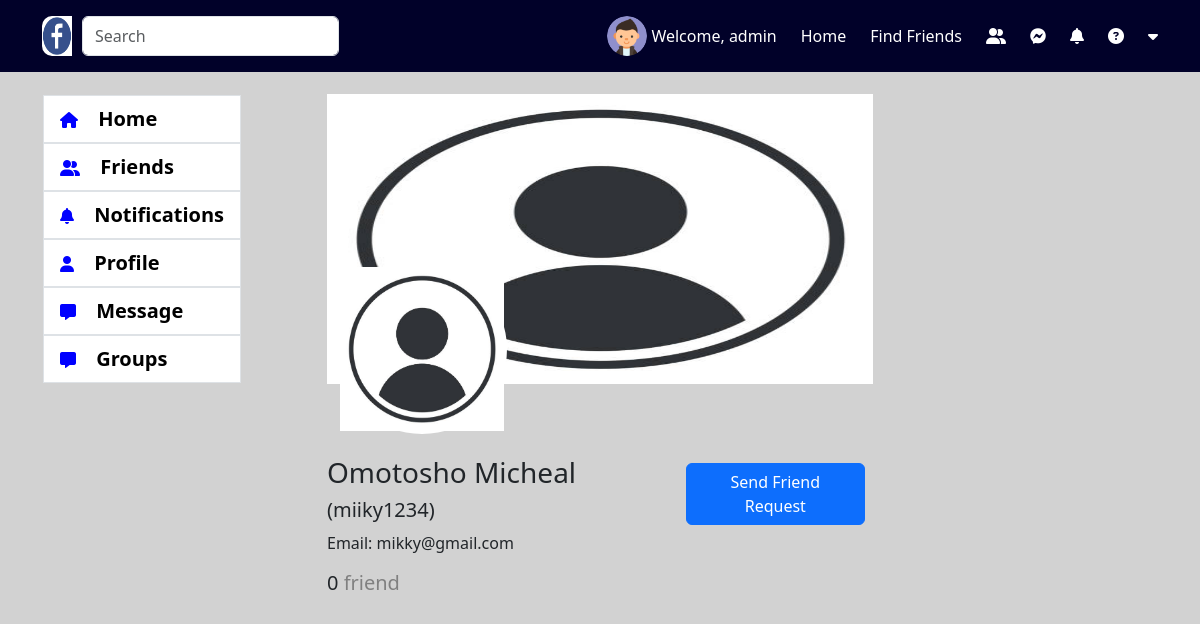
Before: /friend/friend-detail/8/ (signed in) with the older database file.
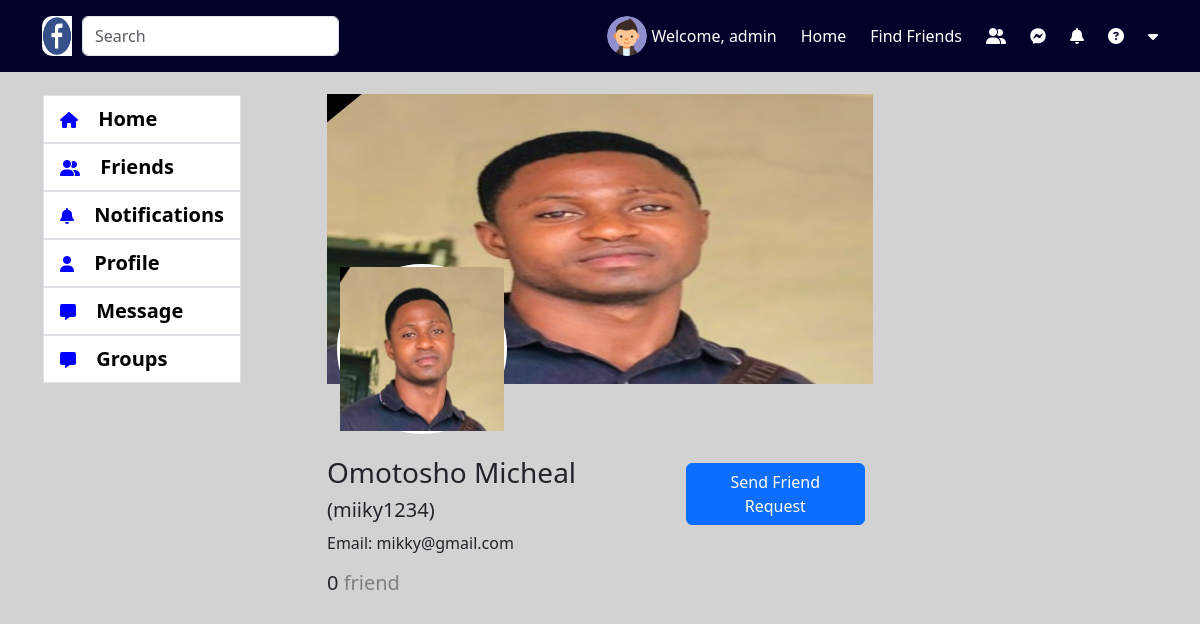
After: the same page with the newer database file.
### account/models.py (models this page shows, shortened)
class Accounts(AbstractBaseUser):
    email = models.EmailField(verbose_name="email", max_length=60, unique=True)
    username = models.CharField(max_length=30, unique=True)
    first_name = models.CharField(max_length=30, null=True, blank=True)
    last_name = models.CharField(max_length=30, null=True, blank=True)
    date_joined = models.DateTimeField(
        verbose_name='date joined', auto_now_add=True)
    last_login = models.DateTimeField(verbose_name='last login', auto_now=True)
    is_admin = models.BooleanField(default=False)
    is_active = models.BooleanField(default=True)
    is_staff = models.BooleanField(default=False)
    is_superuser = models.BooleanField(default=False)
    profile_image = models.ImageField(max_length=255, upload_to=get_profile_image_filepath,
                                      null=True, blank=True, default=get_default_profile_image)
    hide_email = models.BooleanField(default=True)
    uid = models.CharField(max_length=225, blank=True, null=True)
    USERNAME_FIELD = 'email'
    REQUIRED_FIELDS = ['username']
    objects = MyAccountManager()

### friend_app/views.py (the view)
# urls.py: path('friend-detail/<user_id>/', friend_detail, name="friend-detail"),
def friend_detail(request, *args, **kwargs):
    user = request.user
    context = {}
    if user.is_authenticated:
        user_id = kwargs.get("user_id")
        account = get_object_or_404(Accounts, pk=user_id)
        context['account'] = account
        friend_list = FriendsList.objects.get(user=account)
        friends = friend_list.friends.all()
        context['friends'] = friends
        is_myfriend = friend_list.is_mutual_friend(user)
        context['is_myfriend'] = is_myfriend
        request_sent = FriendRequestStatus.NO_REQUEST_SENT.value
        context['request_sent'] = request_sent
        pending_friend_request_id = None
        if get_friend_request_or_false(sender=account, reciever=user) != False:
            request_sent = FriendRequestStatus.THEM_SENT_TO_YOU.value
            context['request_sent'] = request_sent
            pending_friend_request_id = get_friend_request_or_false(
                sender=account, reciever=user
            ).id
            context['pending_friend_request_id'] = pending_friend_request_id
        elif get_friend_request_or_false(sender=user, reciever=account) != False:
            request_sent = FriendRequestStatus.YOU_SENT_TO_THEM.value
            context['request_sent'] = request_sent
        else:
            request_sent = FriendRequestStatus.NO_REQUEST_SENT.value
            context['request_sent'] = request_sent
    return render(request, 'friend_app/friend_detail.html', context)

### friend_app/models.py (called while the page is built)
    def is_mutual_friend(self, friend):
        if friend in self.friends.all():
            return True
        return False

### friend_app/utils.py (called while the page is built)
def get_friend_request_or_false(sender, reciever):
    try:
        return FriendRequest.objects.get(sender = sender, reciever = reciever, is_active = True)
    except FriendRequest.DoesNotExist:
        return False

### friend_app/templates/friend_app/friend_detail.html (shortened to what this page needs)
{% extends 'base.html' %}
{% load static %}
{% block content %}
<br>
    <div class="row">
      <div class="col-3">
        {% include 'snippets/left-menu.html' %}
      </div>
      <div class="col-6">
        <div class="friend-main-image-containter">
            <img src="{{ account.profile_image.url }}" class="" alt="" srcset="">
            <div class="friend-image-container">
                <div>
                  {% if account.username == request.user.username %}
                    <img src="{{ account.profile_image.url }}" alt="" srcset="">
                    <div class="select-image-icon d-flex align-items-center">
                        <i class="fa-solid fa-camera" style="margin-left: 7px;"></i>
                    </div>
                    {% else %}
                    <img src="{{ account.profile_image.url }}" alt="" srcset="">
                    {% endif %}
                </div>
            </div>
        </div>
        <br>
        <br>
        <br>
        <div class="d-flex flex-row justify-content-between align-items-center">
          <h3>Omotosho Micheal<span style="font-size: 20px;"> ({{ account.username }})</span></h3>
          {% if is_myfriend %}
          <div class="d-flex flex-row justify-content-end align-items-center">
            <a class="btn btn-primary me-2" href="" onclick="createOrReturnPrivateChat('{{ account.id }}')">Send Message</a>
          <a class="btn btn-primary" href="{% url 'remove_friend' account.id %}">Unfriend</a>
          </div>
          {% else %}
            {% if request_sent == -1 %}
            <a class="btn btn-primary me-2" href="{% url 'send-friend-request' account.id %}">Send Friend Request</a>
            {% elif request_sent == 0 and pending_friend_request_id %}
            <div class="d-flex flex-row justify-content-end align-items-center">
              <a class="btn btn-primary me-2" href="{% url 'accept-friend-request' pending_friend_request_id %}">Accept</a>
            <a class="btn btn-secondary" href="{% url 'decline-friend-request' pending_friend_request_id %}">Decline</a>
            </div>
            {% elif request_sent == 1 %}
            <a class="btn btn-secondary me-2" href="{% url 'cancel_friend_request' account.id %}">Cancel</a>
            {% endif %}
          {% endif %}
        </div>
        {% if account.hide_email %}
        <p>Email: {{ account.email }}</p>
        {% else %}
        <p>Email: **********</p>
        {% endif %}
        {% if friends|length == 0 or friends|length == 1 %}
            <h5>{{ friends|length }} <span style="color: gray;">friend</span></h5>
        {% else %}
            <h5>{{ friends|length }} <span style="color: gray;">friends</span></h5>
        {% endif %}
      </div>
      </div>
{% endblock %}

Changed rows visible on the page:
changed Accounts "miiky1234": profile_image: a different picture
